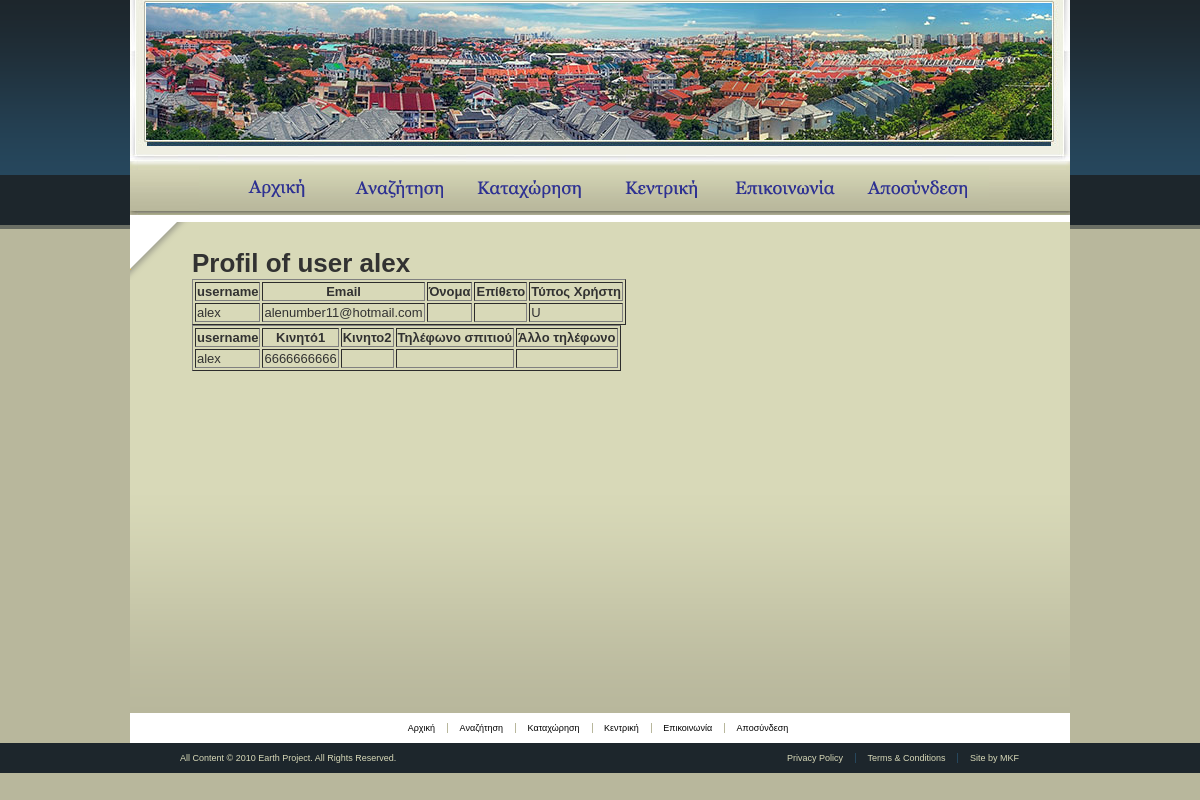
The app's page /site/profUser.php?user=alex (signed in) with its own data.
### tables this page shows
create table users
(
	username char(20) not null,
	password char(16) not null,
	email char(50) not null,
	name varchar(100),
	surname varchar(100),
	user_type enum('A','U'),
	unique(email),
	primary key(username)
);

create table telephone
(
	tel_id int auto_increment,
	home char(10),
	mobile1 char(10) not null,
	mobile2 char(10),
	other char(10),
	user_id char(20) not null,
	primary key(tel_id),
	constraint phones_constr
	foreign key(user_id) references users(username)
	on delete cascade on update cascade
);

### site/profUser.php (called while the page is built, shortened)
<?php
try
{
	$user=strval($_GET['user']);
	showUserProfile($user);
}
catch (Exception $e)
{
	dispHeader('ÓöÜëìá:');
	echo $e->getMessage();
	dispFooter();
	exit;
}
?>

### site/main_functions.php (the view, shortened to what this page needs)
<?php
function showUserProfile($user)
{
	$result = mysql_query("SELECT * FROM users where username='$user'");
	echo "<table border='1'>
	<tr>
	<th>username</th>
	<th>Email</th>
	<th>Όνομα</th>
	<th>Επίθετο</th>
	<th>Τύπος Χρήστη</th>
	</tr>";
	while($row = mysql_fetch_array($result))
	{
		echo "<tr>";
		echo "<td>" . $row['username'] . "</td>";
		echo "<td>" . $row['email'] . "</td>";
		echo "<td>" . $row['name'] . "</td>";
		echo "<td>" . $row['surname'] . "</td>";
		echo "<td>" . $row['user_type'] . "</td>";
		echo "</tr>";
	}
	echo "</table>";
	$result = mysql_query("SELECT * FROM telephone where user_id='$user'");
	echo "<table border='1'>
	<tr>
	<th>username</th>
	<th>Κινητό1</th>
	<th>Κινητο2</th>
	<th>Τηλέφωνο σπιτιού</th>
	<th>Άλλο τηλέφωνο</th>
	</tr>";
	while($row = mysql_fetch_array($result))
	{
		echo "<tr>";
		echo "<td>" . $row['user_id'] . "</td>";
		echo "<td>" . $row['mobile1'] . "</td>";
		echo "<td>" . $row['mobile2'] . "</td>";
		echo "<td>" . $row['home'] . "</td>";
		echo "<td>" . $row['other'] . "</td>";
		echo "</tr>";
	}
	echo "</table>";
}
?>

### site/mystyle.css (style rules this page uses)
body { margin:0; color:#323232; font-family:verdana,tahoma,sans-serif; background:#b8b79c url(images/bg-body.gif) repeat-x top; font-size:13px; min-width:940px; }

### records on screen
users: username "alex", email "alenumber11@hotmail.com", user_type "U"
telephone: user "alex", mobile1 "6666666666"

### other values on screen
$header "Profil of user alex"
